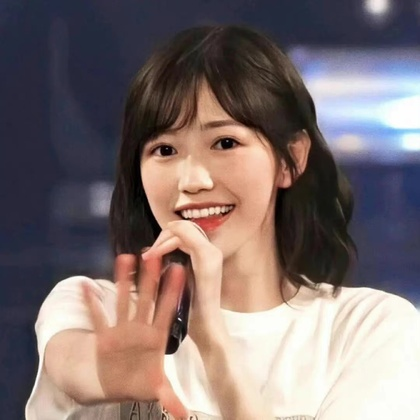
%> input picture lab3/code/lab3/3.jpg, 420 x 420 px, shrunk from 1080 x 1080 before the run, given in place of 1.jpg, which was not available
$ octave warp_into.m   (GNU Octave 9; MATLAB toolbox functions it lacks are replaced by stand-ins)
%> lines starting %> are read from the running program, lines starting %| are printed output that depends on the picture; pictures that were not available may be replaced by others from this repository, and a replacement may not be noted
HH=[[  8.34566914e-01  -3.12962592e-02  -4.53681006e+02];
   [  1.29611862e-01   1.21225212e+00  -5.04967813e+02];
   [ -8.20263106e-04   1.45634346e-05   1.00000000e+00]];
img2=imread("1.jpg");
%> img2 is the input picture: size 420x420x3 uint8; mean R, G, B 127.3, 113.1, 112.3
img1=imread("4.jpg");
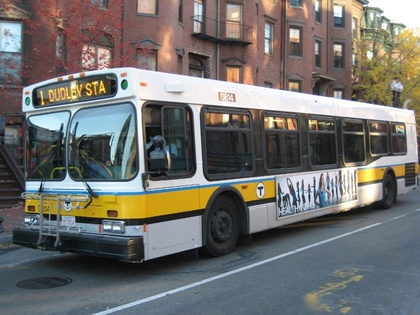
%> input picture lab3/code/lab3/4.jpg, 420 x 315 px, shrunk from 845 x 634 before the run
%> img1 is the input picture: size 315x420x3 uint8; mean R, G, B 112.8, 111.5, 108.3
im1=img1(:,:,1);
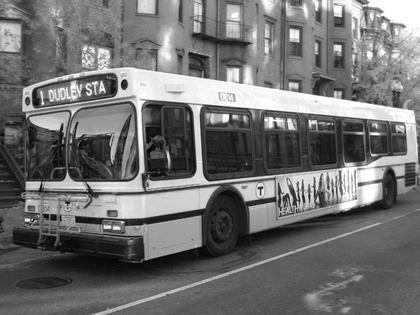
%> im1: size 315x420 uint8; min 0, max 255, mean 112.8
im2=img2(:,:,1);
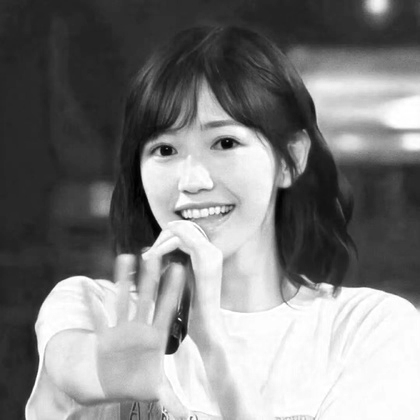
%> im2: size 420x420 uint8; min 0, max 255, mean 127.3
res=Warp(HH,im1,im2);
imshow(res);
function im=Warp(H,im1,im2)
    im=im1;
    [height1, width1] = size(im1);
%> height1 = 315; width1 = 420
    [height2, width2] = size(im2);
%> height2 = 420; width2 = 420
    for i = 1:height1
            for j =1:width1
                %disp(2);
                im1_coord = [j ;i ;1];
                transfered_coord = H*im1_coord;
                transfered_x = round(transfered_coord(1,1) / transfered_coord(3,1));
                transfered_y = round(transfered_coord(2,1) / transfered_coord(3,1));
                if transfered_x >= 0 &&transfered_x < width2 && transfered_y >= 0 && transfered_y < height2
                    im(i,j) = im2(transfered_y+1,transfered_x+1);
                    disp(1);
                end
            end
    end
end
